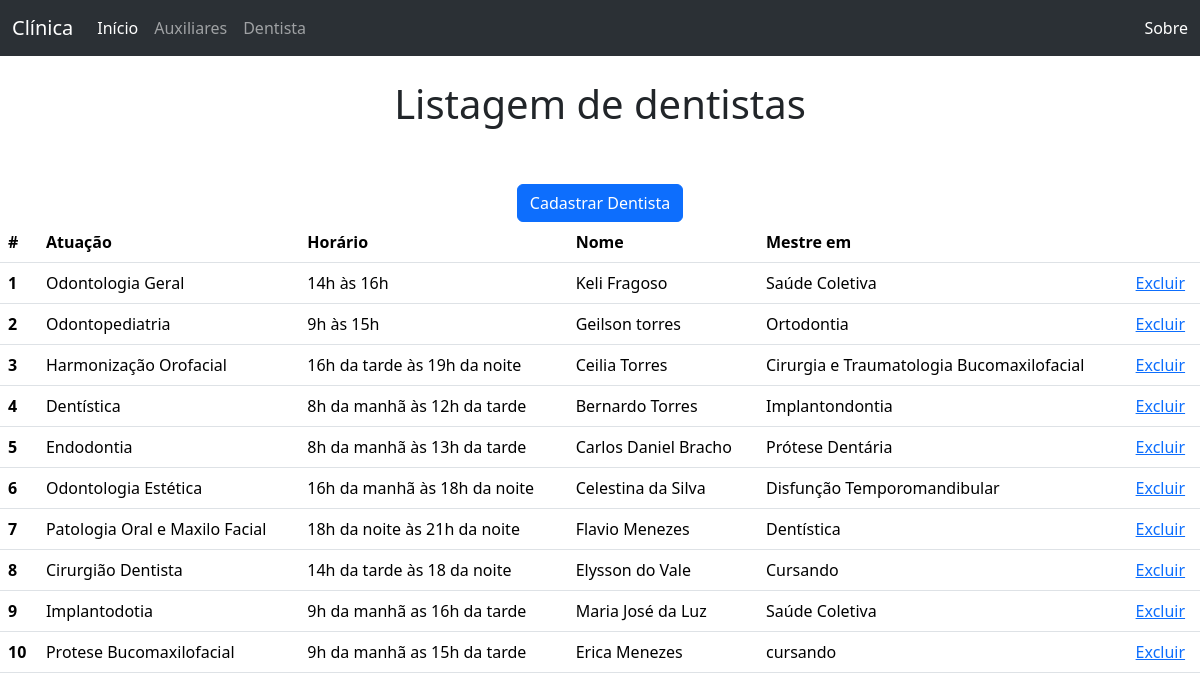
/alunos.php, run on the app's committed database.
### tables this page shows
CREATE TABLE `destistas` (
  `id` int(11) NOT NULL,
  `atuacao` text NOT NULL,
  `horario` text NOT NULL,
  `nome` text NOT NULL,
  `mestre_em` text NOT NULL
);

### alunos.php (the view, shortened to what this page needs)
<!DOCTYPE html>
<html lang="en">
<head>
    <link href="https://cdn.jsdelivr.net/npm/bootstrap@5.3.2/dist/css/bootstrap.min.css" rel="stylesheet">
</head>
<body>
    <nav class="navbar navbar-expand-lg bg-body-tertiary" data-bs-theme="dark">
        <div class="container-fluid">
            <a class="navbar-brand" href="#">Clínica</a>
            <div class="collapse navbar-collapse" id="navbarText">
            <ul class="navbar-nav me-auto mb-2 mb-lg-0">
                <li class="nav-item">
                    <a class="nav-link active" aria-current="page" href="index.php">Início</a>
                </li>
                <li class="nav-item">
                    <a class="nav-link" href="cursos.php">Auxiliares</a>
                </li>
                <li class="nav-item">
                    <a class="nav-link" href="alunos.php">Dentista</a>
                </li>
            </ul>
            <span class="navbar-text">
                <a class="nav-link" href="sobre.php">Sobre</a>
            </span>
            </div>
        </div>
    </nav>
    <center>
        <br>
        <h1>Listagem de dentistas</h1>
        <br>
        <br>
        <a href="alunos_formulario.php" class="btn btn-primary" role="button">Cadastrar Dentista</a>
    </center>
    <?php
    $servidor = "localhost";
    $usuario = "root";
    $senha = "";
    $banco = "clinica_";
    $conn = new mysqli($servidor, $usuario, $senha, $banco);
    $consulta = "SELECT * FROM `destistas`";
    $result = $conn->query($consulta);
    if ($result->num_rows > 0) {
?>
    <table class="table">
        <thead>
            <tr>
                <th scope="col">#</th>
                <th scope="col">Atuação</th>
                <th scope="col">Horário</th>
                <th scope="col">Nome</th>
                <th scope="col">Mestre em</th>
                <th scope="col"></th>
            </tr>
        </thead>
        <tbody>
<?php
        while($row = $result->fetch_assoc()) {
            echo "<tr>";
            echo "<th scope=\"row\">". $row["id"] ."</th>";
            echo "<td>". $row["atuacao"] ."</td>";
            echo "<td>". $row["horario"] ."</td>";
            echo "<td>". $row["nome"] ."</td>";
            echo "<td>". $row["mestre_em"] ."</td>";
            echo "<td><a href=\"alunos_exclui.php?id=". $row["id"] ."\">Excluir</a></td>";
            echo "</tr>";
        }
?>
        </tbody>
    </table>
<?php
    } else {
        echo "0 itens";
    }
    ?>
</body>
</html>

### data on the page
destistas: id "1", atuacao "Odontologia Geral", horario "14h às 16h", nome "Keli Fragoso", mestre_em "Saúde Coletiva"
destistas: id "2", atuacao "Odontopediatria", horario "9h às 15h", nome "Geilson torres", mestre_em "Ortodontia"
destistas: id "3", atuacao "Harmonização Orofacial", horario "16h da tarde às 19h da noite", nome "Ceilia Torres", mestre_em "Cirurgia e Traumatologia Bucomaxilofacial"
destistas: id "4", atuacao "Dentística", horario "8h da manhã às 12h da tarde", nome "Bernardo Torres", mestre_em "Implantondontia"
destistas: id "5", atuacao "Endodontia", horario "8h da manhã às 13h da tarde", nome "Carlos Daniel Bracho", mestre_em "Prótese Dentária"
destistas: id "6", atuacao "Odontologia Estética", horario "16h da manhã às 18h da noite", nome "Celestina da Silva", mestre_em "Disfunção Temporomandibular"
destistas: id "7", atuacao "Patologia Oral e Maxilo Facial", horario "18h da noite às 21h da noite", nome "Flavio Menezes", mestre_em "Dentística"
destistas: id "8", atuacao "Cirurgião Dentista", horario "14h da tarde às 18 da noite", nome "Elysson do Vale", mestre_em "Cursando"
destistas: id "9", atuacao "Implantodotia", horario "9h da manhã as 16h da tarde", nome "Maria José da Luz", mestre_em "Saúde Coletiva"
destistas: id "10", atuacao "Protese Bucomaxilofacial", horario "9h da manhã as 15h da tarde", nome "Erica Menezes", mestre_em "cursando"
